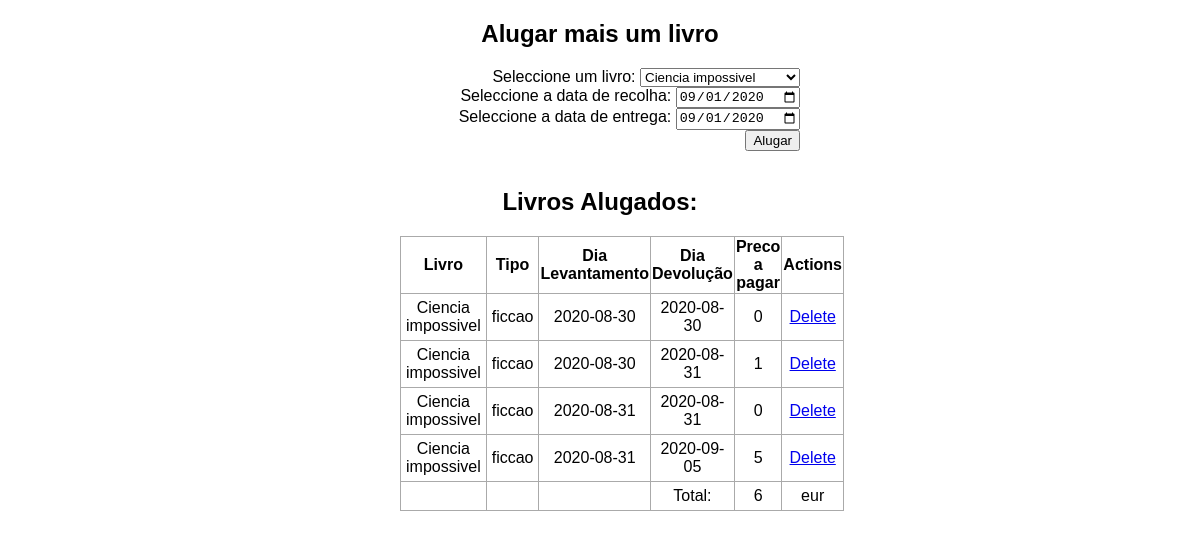
Before: / with the older database file.
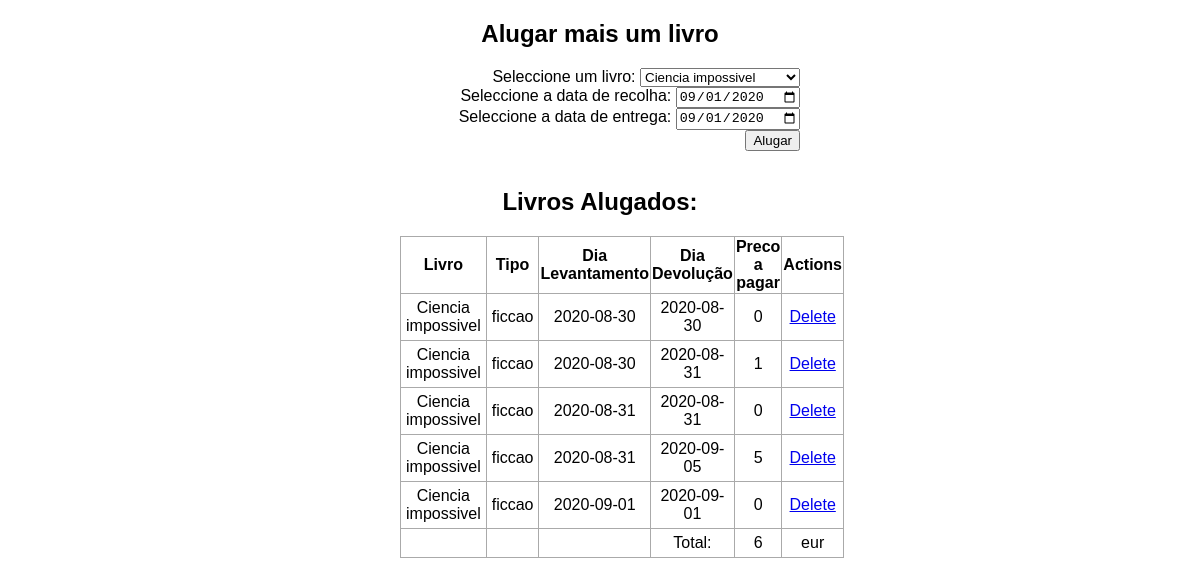
After: the same page with the newer database file.
### app.py (models this page shows, shortened)
class Todo(db.Model):
    id = db.Column(db.Integer, primary_key=True)
    content = db.Column(db.String(200), nullable=False)
    book_type = db.Column(db.String(200), nullable=False)
    DateTake = db.Column(db.DateTime, default=datetime.utcnow)
    DateReturn = db.Column(db.DateTime, default=datetime.utcnow)

### app.py (the view)
@app.route('/', methods=['POST', 'GET'])
def index():
    if request.method == 'POST':
        DateTake = datetime.strptime(request.form['DateTake'], '%Y-%m-%d')
        DateReturn =datetime.strptime(request.form['DateReturn'], '%Y-%m-%d')
        book_name= request.form['bookDropdown']
        book_type= books[book_name]["type"]
        rent_price = compute_price1(DateTake,DateReturn)
        new_task = Todo(content=book_name,book_type=book_type, DateTake=DateTake,DateReturn=DateReturn)
        db.session.add(new_task)
        db.session.commit()
        return redirect('/')
    else:
        tasks = Todo.query.order_by(Todo.DateTake).all()
        sum_extracto = sum([compute_price1(task.DateTake.date() ,task.DateReturn.date()) for task in tasks])
        return render_template('index.html', tasks=tasks,books=books, today=datetime.today().strftime("%Y-%m-%d"), compute_price1=compute_price1,sum_extracto=sum_extracto)

### rent_price.py (called while the page is built)
def compute_price1(d1,d2):
    if not d2>=d1:
        raise ValueError('d2 must be superior to d1')
    if not isinstance(d1, date) or not isinstance(d2, date):
        raise TypeError('dates must be a date type.')
    return (d2-d1).days

### templates/index.html (shortened to what this page needs)
{% extends 'base.html' %}
{% block body %}
<div class="content">
    <h2 style="text-align: center">Alugar mais um livro </h2>
    <div class="form">
        <form action="/" method="POST">
            Seleccione um livro:
            <select class="bookForm" id="bookDropdown" type="text" name="bookDropdown" >
                {% for book in books %}
                <option id={{book}} value="{{book}}">{{book}}</option>
                {% endfor %}
           </select>
            <br>
            Seleccione a data de recolha:
            <input type="date"  name="DateTake" id="DateTake" value ="{{today}}" min="{{today}}">
             <br>
            Seleccione a data de entrega:
            <input type="date" name="DateReturn" id="DateReturn" value ="{{today}}" min="{{today}}">
            <input type="submit" value="Alugar" >
        </form>
    </div>
    <br>
    {% if tasks|length < 1 %}
    <h4 style="text-align: center">Sem livros alugados</h4>
    {% else %}
    <table>
        <h2 style="text-align: center">Livros Alugados:</h2>
        <tr>
            <th>Livro</th>
            <th>Tipo</th>
            <th>Dia Levantamento</th>
            <th>Dia Devolução</th>
            <th>Preco a pagar</th>
            <th>Actions</th>
        </tr>
        {% for task in tasks %}
            <tr>
                <td>{{ task.content }}</td>
                <td>{{ task.book_type }}</td>
                <td>{{ task.DateTake.date() }}</td>
                <td>{{ task.DateReturn.date() }}</td>
                <td>{{ compute_price1(task.DateTake.date() ,task.DateReturn.date())  }}</td>
                <td>
                    <a href="/delete/{{task.id}}">Delete</a>
                </td>
            </tr>
        {% endfor %}
        <tr>
                <td></td>
                <td></td>
                <td></td>
                <td>Total:</td>
                <td>{{sum_extracto}}</td>
                <td>eur</td>
            </tr>
    </table>
    {% endif %}
</div>
{% endblock %}

### templates/base.html (shortened to what this page needs)
<!DOCTYPE html>
<html lang="en">
    <head>
        <link rel="stylesheet" href="{{ url_for('static', filename='css/main.css') }}">
    </head>
    <body>
        {% block body %}{% endblock %}
    </body>
</html>

### static/css/main.css (style rules this page uses)
body, html { margin: 0; font-family: sans-serif; }
.content { margin: 0 auto; width: 400px; }
table, td, th { border: 1px solid #aaa; }
table { border-collapse: collapse; width: 100%; }
th { height: 30px; }
td { text-align: center; padding: 5px; }
.form { margin-top: 20px; text-align: right; }

Changed rows visible on the page:
added Todo: content "Ciencia impossivel", book_type "ficcao", DateTake "2020-09-01", DateReturn "2020-09-01", DateTake+DateReturn "0"
